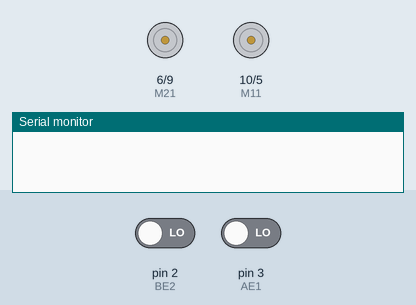
The sketch below on a simulated Arduino Uno, built with avr-gcc and run on an emulated ATmega328P. Shown: motor-driver pin pairs drawn as motors (green arrow = first pin HIGH = forward, orange = second pin HIGH = backward, longer = more drive), the last lines printed to the serial monitor. Inputs (shaded band) come from the test bench; at power-on: pin 2 (BE2) LOW, pin 3 (AE1) LOW.

Above: at 1.2 s.
1.3 s: pin 2 (BE2) driven HIGH
At 2.5 s:
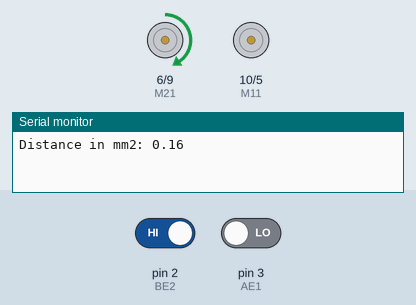
2.8 s: pin 3 (AE1) driven HIGH
At 3.8 s:
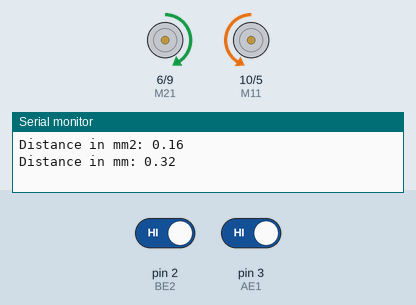
Timing chart, 0 to 5.8 s (numbered marks = the images above; inputs shaded):
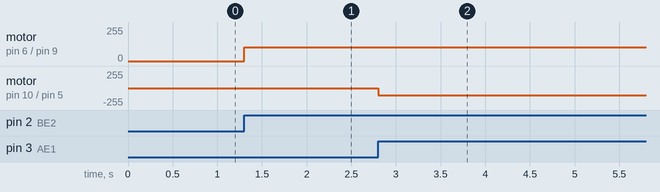

Measured:
- after the input at 1.3 s, motor on pin 6 (M21) / pin 9 (M22): stopped → forward 103/255 at once
- after the input at 2.8 s, motor on pin 10 (M11) / pin 5 (M12): stopped → backward 105/255 at once

The sketch:

Robot-Move.ino
```cpp
const int M11 = 10;
const int M12 = 5;
const int M21 = 6;
const int M22 = 9;

const int AE1 = 3;
const int AE2 = 7;
const int BE1 = 4;
const int BE2 = 2;

volatile long distance = 0;

const float wheel_d = 66;
const float t = 408;
const float base_d = 162;

float wheel_c = wheel_d * 3.14;
float tpm= 408/wheel_c;

float base_c = base_d * 3.14;
float one_degree_arc = 509/360;
float ticks_per_degree = tpm * one_degree_arc;


void setup() {
  pinMode(M11, OUTPUT);
  pinMode(M12, OUTPUT);
  pinMode(M21, OUTPUT);
  pinMode(M22, OUTPUT);
  pinMode(AE1, INPUT);
  pinMode(BE1, INPUT);
  Serial.begin(9600);
  attachInterrupt(digitalPinToInterrupt(AE1), left, RISING);
  attachInterrupt(digitalPinToInterrupt(BE2), right, RISING);


}
void loop(){};

  void left(){
   distance++;
   Serial.print("Distance in mm: ");
   float mili = distance / 6.18;
   Serial.println(mili);
   if (mili < 25){
     analogWrite(M12, 105);
     }
   else
     analogWrite(M12, 0);
  }

  void right(){
   distance++;
   Serial.print("Distance in mm2: ");
   float mili2 = distance / 6.18;
   Serial.println(mili2);
   if (mili2 < 25){
     analogWrite(M21, 103);
     }
   else
     analogWrite(M21, 0); }
```
